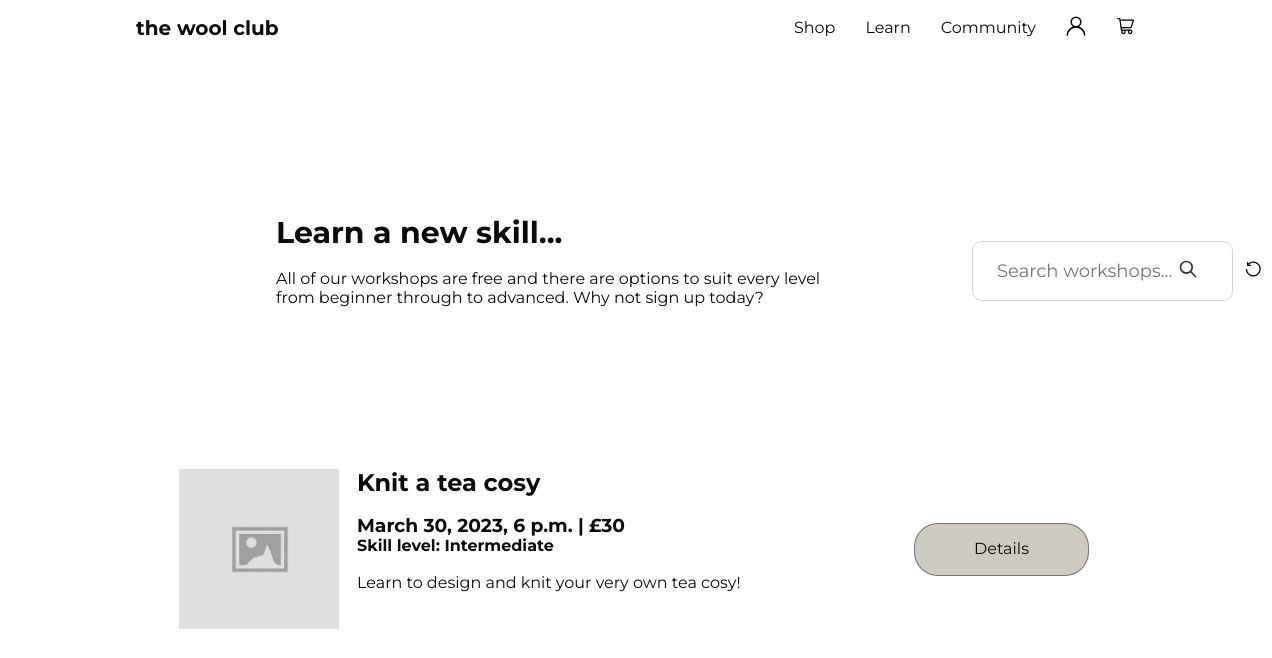
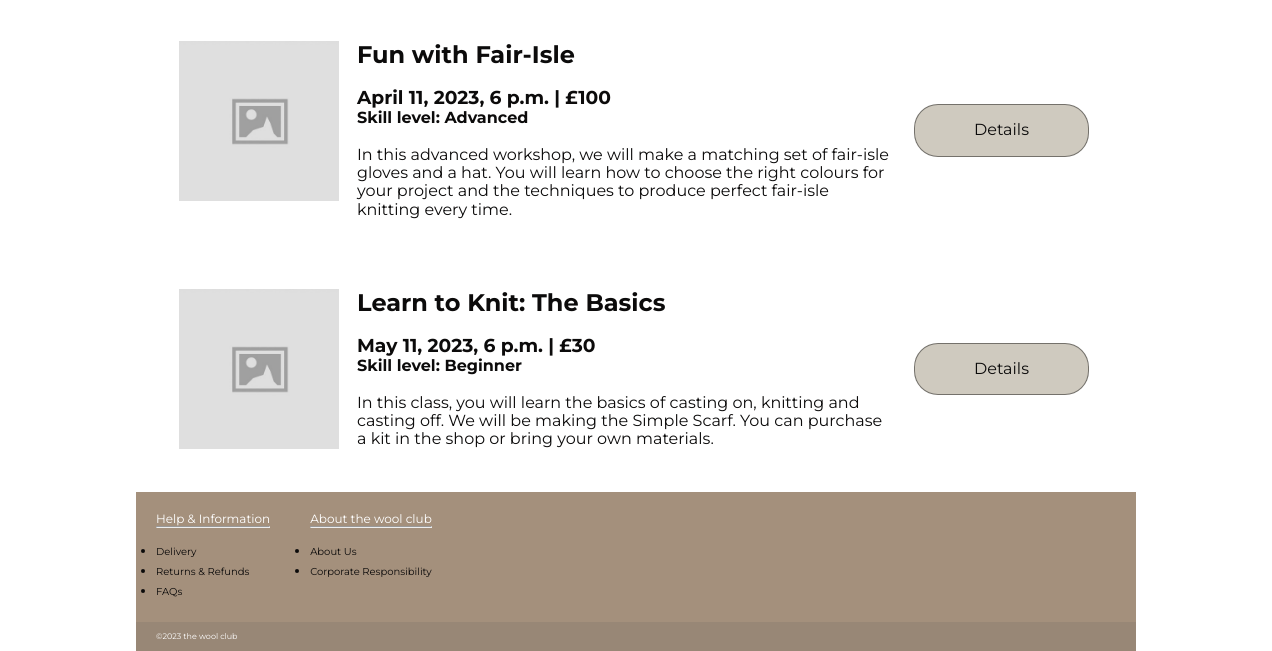
The page /learn/workshops/ on the database as committed earlier (2 pictures, top to bottom).
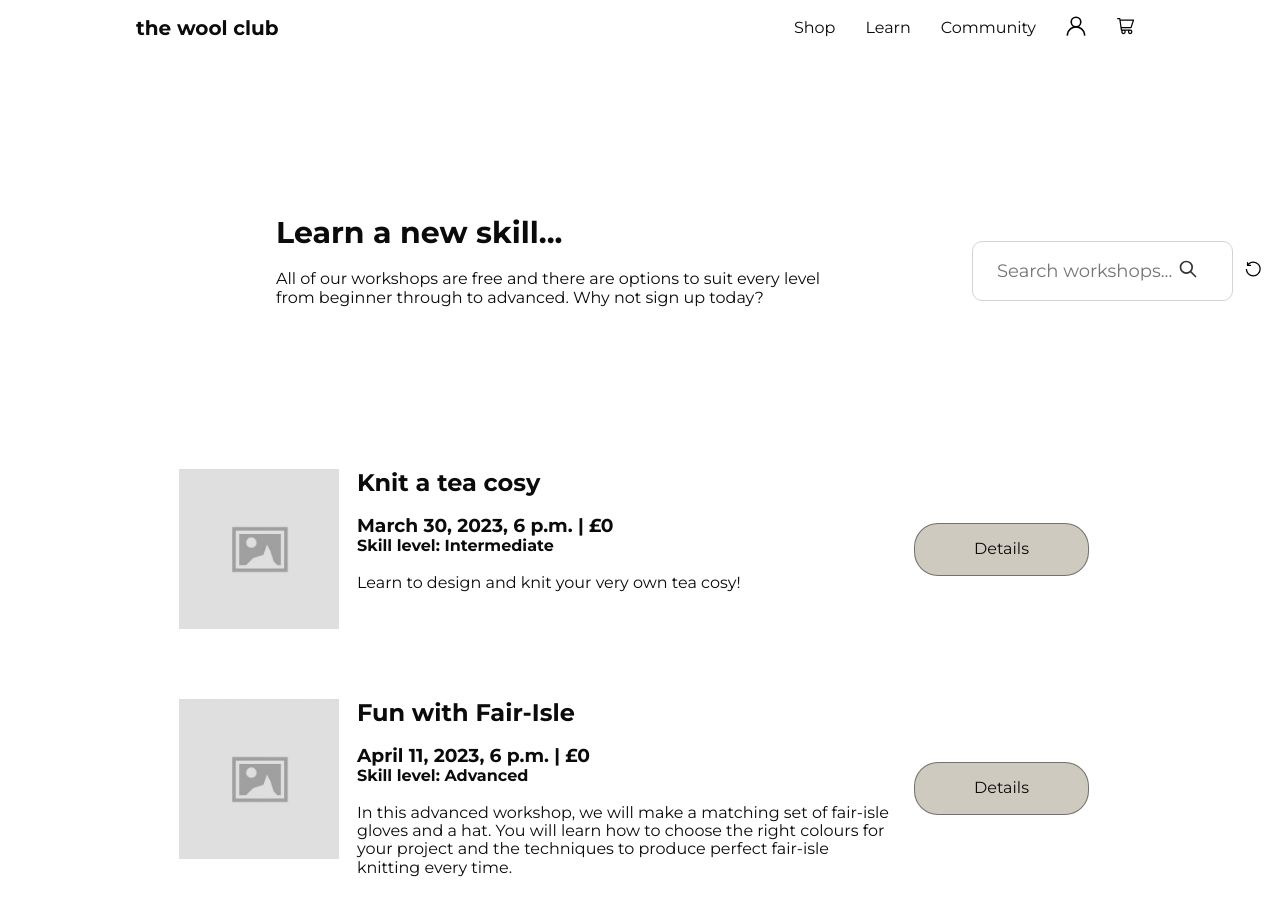
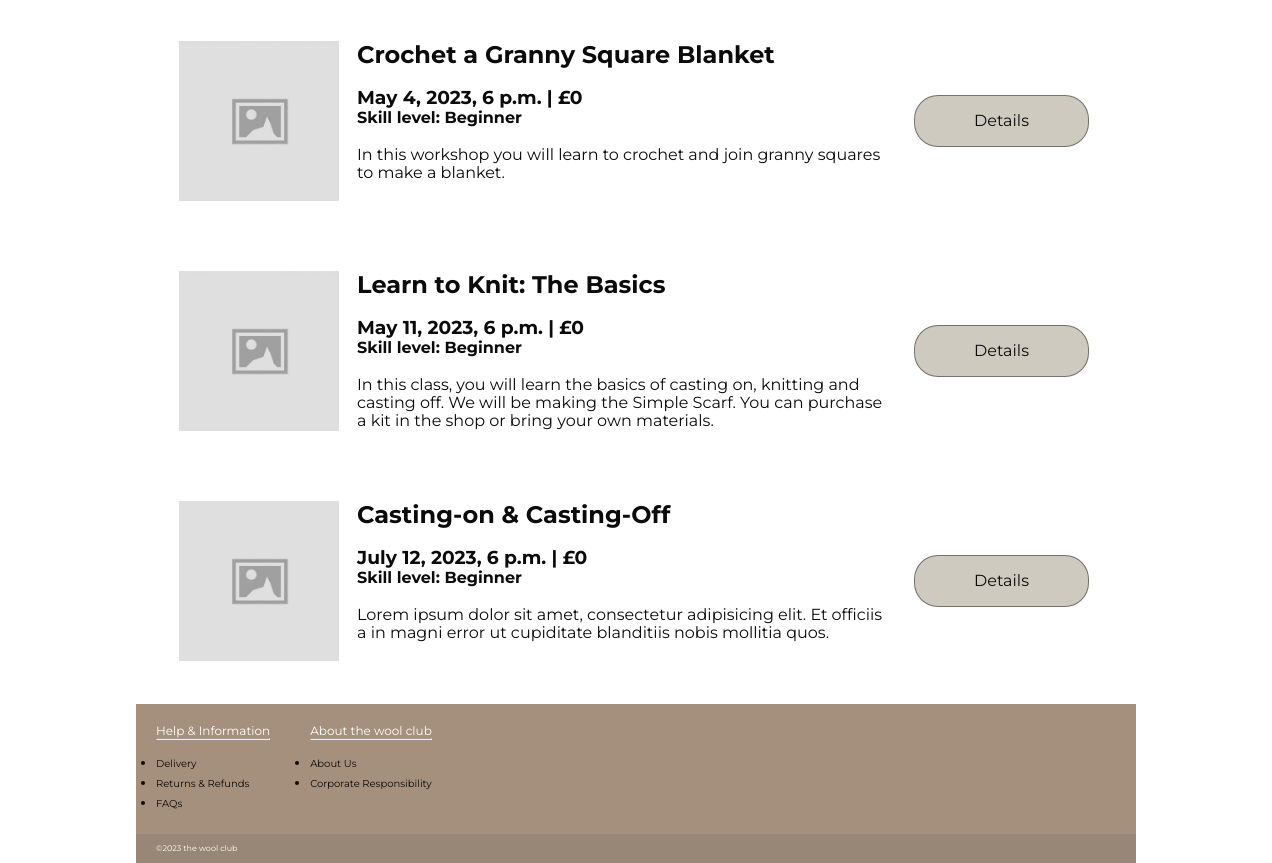
The same page on the database as committed later (2 pictures, top to bottom).
### learn/models.py (models this page shows, shortened)
class Workshop(models.Model):
    title = models.CharField(max_length=255)
    description = models.TextField()
    datetime = models.DateTimeField()
    cost = models.IntegerField()
    keywords = models.TextField()
    skill_level = models.TextField()
    location = models.TextField()
    duration = models.IntegerField(default=3)

### learn/views.py (the view)
# urls.py: path('workshops/', views.list, name="class_list"),
def list(request):
    today = datetime.today()
    filter_map = {
        'keywords': 'keywords__icontains',
    }
    filters = {}
    for key, value in request.GET.items():
        filter_key = filter_map[key]
        filters[filter_key] = value
    workshops = Workshop.objects.filter(
          datetime__gte=today).filter(**filters).order_by('datetime')
    return render(request, 'learn/list.html', {'workshops': workshops})

### templates/learn/list.html (shortened to what this page needs)
{% extends 'base.html' %}
{% load static %}
{% block content %}
    <section class="page_search">
      <h1 class="page_search__title">Learn a new skill...</h1>
      <p class="page-search__subtitle">All of our workshops are free and there are options to suit every level from beginner through to advanced. Why not sign up today?</p>
      <form action="{% url 'class_list' %}" method="get" class="page_search__controls">
        <div class="search-bar">
        <input class="search-bar__input" type="text" name="keywords" id="keywords", placeholder="Search workshops...">
        <button class="search-bar__button" type="submit"><img class="nav__svg-logo" src="{% static 'images/search.svg' %}" alt="search"></button>
        </div>
        <a class="input-group" href="{% url 'class_list' %}" ><img class="nav__svg-logo" src="{% static 'images/refresh.svg' %}" alt="search"></a>
      </form>
    </section>
  {% include 'partials/workshops.html' with events=events %}
{% endblock content %}

### templates/base.html (shortened to what this page needs)
{% load static %}
<!DOCTYPE html>
<html lang="en">
<head>
  <link href="https://cdnjs.cloudflare.com/ajax/libs/normalize/8.0.1/normalize.min.css" rel="stylesheet">
  <link href="https://cdnjs.cloudflare.com/ajax/libs/meyer-reset/2.0/reset.min.css" rel="stylesheet">
  <link rel="stylesheet" href="{% static 'css/style.css' %}">
</head>
<body class="background container">
  <header class="header">
    <a class="header__logo" href="{% url 'home'%}">the wool club</a>
    <nav>
      <ul class="nav__list">
        <li>
          <div class="dropdown">
            <a href="#" class="nav__item">Shop</a>
          </div>
        </li>
        <li>
          <div class="dropdown">
            <a href="{% url 'learn'%}" class="nav__item">Learn</a>
          </div>
        </li>
        <li><a href="#" class="nav__item">Community</a></li>
        <li>
          <div class="dropdown">
            <img class="nav__svg-logo nav__item" src="{% static 'images/account.svg' %}" alt="Account">
          </div>
        </li>
        <li><a href="#" class="nav__item"><img class="nav__svg-logo" src="{% static 'images/cart.svg' %}" alt="Cart"></a></li>
      </ul>
    </nav>
  </header>
  <main class="main">
    {% block content %}{% endblock content %}
  </main>
  <footer class="footer">
    <section class="footer__nav-section">
      <div class="footer__nav-section__list">
        <span class="white-text">Help & Information</span>
        <hr>
        <br>
        <ul>
          <li><a class="footer__nav__item" href="#">Delivery</a></li>
          <li><a class="footer__nav__item" href="#">Returns & Refunds</a></li>
          <li><a class="footer__nav__item" href="#">FAQs</a></li>
        </ul>
      </div>
      <div class="footer__nav-section__list">
        <span class="white-text">About the wool club</span>
        <hr>
        <br>
        <ul>
          <li><a class="footer__nav__item" href="#">About Us</a></li>
          <li><a class="footer__nav__item" href="#">Corporate Responsibility</a></li>
        </ul>
      </div>
    </section>
    <section class="footer__copyright-section">
      <p class="white-text">&copy;2023 the wool club</p>
    </section>
  </footer>
</body>
</html>

### templates/partials/workshops.html
{% load static %}
<ul class="card-background">
    {% for workshop in workshops %}
      <li class="workshop">
        <div class="workshop__image-text">
          <img class="workshop-image" src="{% static 'images/image_placeholder.jpg' %}" alt="">
          <div class="workshop-text__list">
          <h2 class="bold">{{ workshop.title }}</h2>
          <br>
          <h3>{{ workshop.datetime }} | £{{ workshop.cost }}</h3>
          <h4>Skill level: {{ workshop.skill_level }}</h4>
          <br>
          <p>{{ workshop.description }}</p>
          </div>
        </div>
        <div class="workshop-controls">
          <a class="button" href="{% url 'class_details' workshop.title %}">Details</a>
        </div>
      </li>
    {% endfor %}
  </ul>

### static/css/style.css (style rules this page uses)
* { margin: 0; padding: 0; box-sizing: border-box; }
body { font-family: "Montserrat", sans-serif; color: #0C0B0B; min-height: 100vh; display: flex; flex-direction: column; }
.background { background-repeat: repeat-y; background-image: url('https://images.pexels.com/photos/317333/pexels-photo-317333.jpeg?auto=compress&cs=tinysrgb&w=1260&h=750&dpr=1'); background-size: 1000px auto; background-position-x: center; background-position-y: center; background-attachment: fixed; }
.container { max-width: 1000px; margin: 0 auto; }
.main { margin-top: none; margin-bottom: none; }
.header { display: flex; justify-content: space-between; align-items: center; padding: 16px 0; background-color: #FFFFFF; margin: 0; }
.header__logo { text-decoration: none; color: #0C0B0B; font-weight: bold; font-size: 20px; }
.nav__list { display: flex; list-style-type: none; justify-content: center; align-items: center; }
.nav__item { margin-left: 30px; text-decoration: none; color: #0C0B0B; }
.nav__svg-logo { height: 20px; }
.dropdown { position: relative; display: inline-block; }
.footer { margin-top: auto; }
.footer__nav-section { background-color: #A4907C; display: flex; flex-wrap: wrap; padding: 20px 20px 20px 20px; }
.footer__copyright-section { background-color: rgba(141,123,104,0.9); padding: 10px 10px 10px 20px; font-size: 8px; }
.footer__nav-section__list { margin-right: 40px; font-size: 12px; }
.footer__nav__item { text-decoration: none; color: #0C0B0B; font-size: 10px; line-height: 20px; }
.bold { font-weight: bold; }
.white-text { color: #FFFFFF; }
.page_search { display: flex; flex-wrap: wrap; flex-direction: column; background-color: rgba(255, 255, 255, 0.7); padding: 20px 20px 20px 20px; margin-top: 90px; height: 250px; justify-content: center; justify-items: left; }
.page_search__title { margin-bottom: 20px; font-size: 30px; font-weight: bold; margin-left: 120px; }
.page-search__subtitle { width: 60%; margin-bottom: 40px; margin-left: 120px; }
.page_search__controls { display: flex; justify-content: left; align-items: center; margin-left: 120px; }
.search-bar { display: flex; height: 60px; width: 80%; border-radius: 10px; border: 0.5px solid #d3d3d3; background-color: #FFFFFF; padding: 0 24px; font-size: 18px; justify-content: space-between; }
.search-bar__input { border: none; background-color: transparent; width: 90%; }
.search-bar__button { border: none; background-color: transparent; margin-right: 10px; cursor: pointer; }
.input-group { color: #0C0B0B; margin-left: 10px; }
.card-background { padding: 0.5rem; box-shadow: var(--shadow); border-radius: 0.5rem; margin-top: 30px; display: flex; flex-direction: column; }
.workshop { margin: 0.5rem; padding: 1.5rem; background-color: rgba(255, 255, 255,0.8); border-color: #0C0B0B; border-radius: 0.5rem; box-shadow: var(--shadow-small); display: flex; align-items: start; justify-content: space-between; border: #FFFFFF solid; }
.button { padding: 1rem; border-radius: 1.5rem; min-width: 175px; margin: 0.25rem; box-sizing: border-box; transition: background-color 150ms; text-align: center; cursor: pointer; background-color: #cfcabf; color: #0C0B0B; text-decoration: none; box-shadow: var(--shadow-small); border: #0c0b0b77 solid 0.25px; }
.workshop__image-text { display: flex; }
.workshop-image { background-color: var(--gray); object-fit: cover; width: 10rem; height: 10rem; margin-right: 0.5rem; }
.workshop-controls { flex-shrink: 1; align-self: center; justify-self: center; display: flex; flex-direction: column; }
.workshop-text__list { padding-left: 10px; padding-right: 20px; }

Rows that differ between the two databases and show on the page:
changed Workshop "Knit a tea cosy": cost "30" → "0"
changed Workshop "Fun with Fair-Isle": cost "100" → "0"
added Workshop: title "Crochet a Granny Square Blanket", datetime "May 4, 2023, 6 p.m.", cost "0", skill_level "Beginner", description "In this workshop you will learn to crochet and join granny squares to make a blanket."
changed Workshop "Learn to Knit: The Basics": cost "30" → "0"
added Workshop: title "Casting-on & Casting-Off", datetime "July 12, 2023, 6 p.m.", cost "0", skill_level "Beginner", description "Lorem ipsum dolor sit amet, consectetur adipisicing elit. Et officiis a in magni error ut cupiditate blanditiis nobis mollitia quos."
